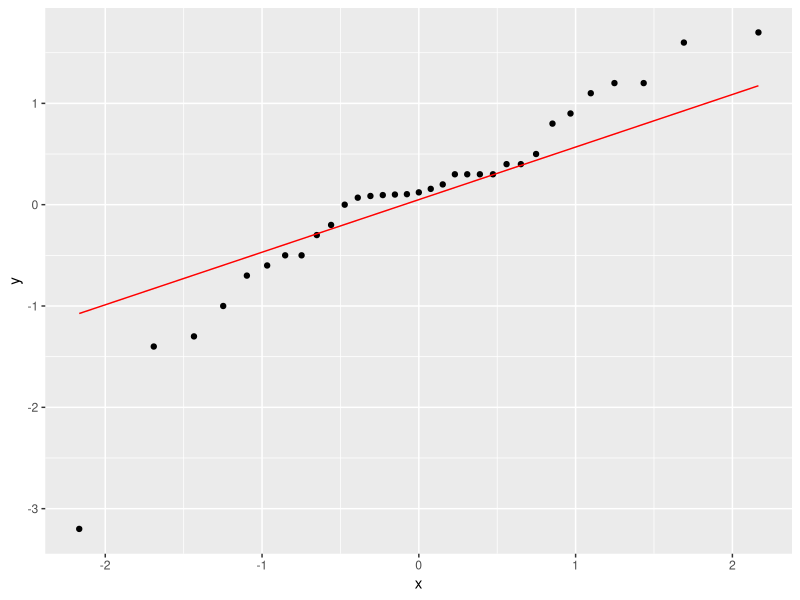

This chart was generated by the following R code: (Note: this script raises an error after producing the figure.)
## ---- chunk 1
library(tidyverse); library(knitr); library(ggplot2); library(kableExtra); library(readxl); library(dplyr); library(flextable); library(pbkrtest); library(broom)
Resultatskjema <- read_excel("Data/Resultatskjema.xlsx", na = "NA")
Resultatskjema.ITT <- read_excel("Data/Resultatskjema_ITT.xlsx", na = "NA")

# analyse intention to treat 
itt.pwv <- Resultatskjema.ITT %>%
  select(id, group, sex, time, pwv) %>%
  mutate(time = factor(time, levels = c("pre", "post"),
                       labels = c("Pre", "Post")),
         group = factor(group, levels = c("fls", "kon"),
                        labels = c("Intervensjon", "Kontroll"))) %>% 
  pivot_wider(names_from = time,
              values_from = pwv) %>%
  mutate(change.pwv.itt = Post - Pre) %>%
  mutate(change.pwv.itt.pros = ((Post - Pre) / Pre) * 100) %>%
  group_by(group) %>%
  print()

# sjekker normalfordelingen 
ggplot(itt.pwv, aes(sample = change.pwv.itt)) + stat_qq() + stat_qq_line(col = "red")

# analyse av endringsscore fra pre til post mellom gruppene
itt.pwv.lm <- lm(change.pwv.itt ~ group, data = itt.pwv)
summary(itt.pwv.lm)

# cohens d
cohensD(change.pwv.itt ~ group, dat = itt.pwv)

# sjekker for kovariat
itt.pwv.lm.co. <- lm(change.pwv.itt ~ group + sex + Pre, data = itt.pwv)
summary(itt.pwv.lm.co.)

itt.pwv.lm.co.pre <- lm(change.pwv.itt ~ group + Pre, data = itt.pwv)
summary(itt.pwv.lm.co.pre)

itt.pwv.lm.co.sex <- lm(change.pwv.itt ~ group + sex, data = itt.pwv)
summary(itt.pwv.lm.co.sex)

# lager et datasett med gjennomsnittsverdier av endring for bruk i graf
mean.itt.pwv <- itt.pwv %>%
  summarise(mean.pwv = mean(change.pwv.itt, na.rm = TRUE),
            sd.pwv = sd(change.pwv.itt, na.rm = TRUE)) %>%
  print()

# lager et datasett for bruk til individuelle verdier i graf (uten dropped out)
dropout.itt.pwv <- itt.pwv %>%
  filter(id != "tr031 10541") %>%
  filter(id != "tr031 13404") %>%
  filter(id != "tr031 11421") %>%
  filter(id != "tr031 004") %>%
  filter(id != "tr031 008") %>%
  filter(id != "tr031 001") %>%
  filter(id != "tr031 016") %>%
  print()

# lager graf
figur.pwv.itt <- mean.itt.pwv %>%
  ggplot(aes(group, mean.pwv, group = group)) + geom_boxplot(width = 0.3, fill = "white", colour = "black") + geom_errorbar(aes(ymin = mean.pwv - sd.pwv, ymax = mean.pwv + sd.pwv), width = 0.1) + theme_classic() + geom_point(data = dropout.itt.pwv, aes(group, change.pwv.itt), size = 2, alpha = 0.4) + labs(x = "", y = paste("Endring fra pre- til posttest", "i pulsbølgehastighet (m/s)", sep="\n")) + geom_hline(yintercept = 0, linetype = "solid", color = "black") + theme(axis.title = element_text(size = 11), axis.text.x = element_text(size = 10), axis.text.y = element_text(size = 10)) + ylim(-3.5, 2) + theme(axis.text.x = element_text(angle=20, vjust = 0.5))

figur.pwv.itt
## ---- chunk 2
library(tidyverse); library(knitr); library(ggplot2); library(kableExtra); library(readxl); library(dplyr); library(flextable); library(pbkrtest); library(broom)
Resultatskjema <- read_excel("Data/Resultatskjema.xlsx", na = "NA")

# analyse per protocl 1 treningsøkt per uke

# ordner et datasett for grafisk fremstilling med individuelle endringer fra pre til post i prosent og endringsscore for bruk i statistiske tester
pp.pwv <- Resultatskjema %>%
  select(id, sex, group, time, pwv) %>%
  filter(id != "tr031 012") %>% 
  filter(id != "tr031 013") %>% 
  filter(id != "tr031 010") %>% 
  filter(id != "tr031 007") %>%
  filter(id != "tr031 006") %>%
  # fjerner drop out
  filter(id != "tr031 10541") %>%
  filter(id != "tr031 13404") %>%
  filter(id != "tr031 11421") %>%
  filter(id != "tr031 004") %>%
  filter(id != "tr031 008") %>%
  filter(id != "tr031 001") %>%
  filter(id != "tr031 016") %>%
  mutate(time = factor(time, levels = c("pre", "post"),
                       labels = c("Pre", "Post")),
         group = factor(group, levels = c("fls", "kon"),
                        labels = c("Intervensjon", "Kontroll"))) %>% 
  pivot_wider(names_from = time,
              values_from = pwv) %>%
  mutate(change.pwv.pp = Post - Pre) %>%
  mutate(change.pwv.pp.pros = ((Post - Pre)/ Pre) * 100) %>%
  group_by(group) %>%
  print()

# sjekker normalfordelingen 
ggplot(pp.pwv, aes(sample = change.pwv.pp)) + stat_qq() + stat_qq_line(col = "red")

# analyse av endringsscore fra pre til post mellom gruppene
pp.pwv.lm <- lm(change.pwv.pp ~ group, data = pp.pwv)
summary(pp.pwv.lm)

# cohens d
cohensD(change.pwv.pp ~ group, dat = pp.pwv)

# sjekker for kovariat
pp.pwv.lm.co <- lm(change.pwv.pp ~ group + sex + Pre, data = pp.pwv)
summary(pp.pwv.lm.co)

pp.pwv.lm.co.pre <- lm(change.pwv.pp ~ group + Pre, data = pp.pwv)
summary(pp.pwv.lm.co.pre)

pp.pwv.lm.co.sex <- lm(change.pwv.pp ~ group + sex + Pre, data = pp.pwv)
summary(pp.pwv.lm.co.sex)

# lager et datasett med gjennomsnittsverdier av prosentvis endring for bruk i graf
mean.pp.pwv <- pp.pwv %>%
  summarise(mean.pwv.pp = mean(change.pwv.pp, na.rm = TRUE),
            sd.pwv.pp = sd(change.pwv.pp, na.rm = TRUE)) %>%
  print()

figur.pwv.pp <- mean.pp.pwv %>%
  ggplot(aes(group, mean.pwv.pp, group = group)) + geom_boxplot(width = 0.3, fill = "white", colour = "black") + geom_errorbar(aes(ymin = mean.pwv.pp - sd.pwv.pp, ymax = mean.pwv.pp + sd.pwv.pp), width = 0.1) + theme_classic() + geom_point(data = pp.pwv, aes(group, change.pwv.pp), size = 2, alpha = 0.4) + labs(x = "", y = element_blank()) + geom_hline(yintercept = 0, linetype = "solid", color = "black") + theme(axis.title = element_text(size = 11), axis.text.x = element_text(size = 10), axis.text.y = element_text(size = 10)) + ylim(-3.5, 2) + theme(axis.text.x = element_text(angle=20, vjust = 0.5))

figur.pwv.pp
## ---- chunk 3
library(tidyverse); library(knitr); library(ggplot2); library(kableExtra); library(readxl); library(dplyr); library(flextable); library(pbkrtest); library(broom); library(ggsignif)
Resultatskjema <- read_excel("Data/Resultatskjema.xlsx", na = "NA")

# analyse per protocl 2 treningsøkter per uke

# ordner et datasett for grafisk fremstilling med individuelle endringer fra pre til post i prosent og endringsscore for bruk i statistiske tester
ppm.pwv <- Resultatskjema %>%
  select(id, sex, group, time, pwv) %>%
  # filtrerer ut irrelevante datapunkter
  filter(id != "tr031 012") %>% 
  filter(id != "tr031 013") %>% 
  filter(id != "tr031 010") %>% 
  filter(id != "tr031 007") %>% 
  filter(id != "tr031 002") %>% 
  filter(id != "tr031 006") %>% 
  filter(id != "tr031 009") %>% 
  filter(id != "tr031 015") %>%
  filter(id != "tr031 014") %>%
  # fjerner drop out
  filter(id != "tr031 10541") %>%
  filter(id != "tr031 13404") %>%
  filter(id != "tr031 11421") %>%
  filter(id != "tr031 004") %>%
  filter(id != "tr031 008") %>%
  filter(id != "tr031 001") %>%
  filter(id != "tr031 016") %>%
  mutate(time = factor(time, levels = c("pre", "post"),
                       labels = c("Pre", "Post")),
         group = factor(group, levels = c("fls", "kon"),
                        labels = c("Intervensjon", "Kontroll"))) %>% 
  pivot_wider(names_from = time,
              values_from = pwv) %>%
  mutate(change.pwv.ppm = Post - Pre) %>%
  mutate(change.pwv.pros.ppm = ((Post - Pre)/ Pre) * 100) %>%
  group_by(group) %>%
  print()

# sjekker normalfordelingen 
ggplot(ppm.pwv, aes(sample = change.pwv.ppm)) + stat_qq() + stat_qq_line(col = "red")

# analyse av endringsscore fra pre til post mellom gruppene
ppm.pwv.lm <- lm(change.pwv.ppm ~ group, data = ppm.pwv)
summary(ppm.pwv.lm)

# cohens d
cohensD(change.pwv.ppm ~ group, dat = ppm.pwv)

# sjekker for kovariat
ppm.pwv.lm.co <- lm(change.pwv.ppm ~ group + sex + Pre, data = ppm.pwv)
summary(ppm.pwv.lm.co)

ppm.pwv.lm.co.pre <- lm(change.pwv.ppm ~ group + Pre, data = ppm.pwv)
summary(ppm.pwv.lm.co.pre)

ppm.pwv.lm.co.sex <- lm(change.pwv.ppm ~ group + sex + Pre, data = ppm.pwv)
summary(ppm.pwv.lm.co.sex)

# lager et datasett med gjennomsnittsverdier av prosentvis endring for bruk i graf
mean.ppm.pwv <- ppm.pwv %>%
  summarise(mean.pwv.ppm = mean(change.pwv.ppm, na.rm = TRUE),
            sd.pwv.ppm = sd(change.pwv.ppm, na.rm = TRUE)) %>%
  print()

figur.pwv.ppm <- mean.ppm.pwv %>%
  ggplot(aes(group, mean.pwv.ppm, group = group)) + geom_boxplot(width = 0.3, fill = "white", colour = "black") + geom_errorbar(aes(ymin = mean.pwv.ppm - sd.pwv.ppm, ymax = mean.pwv.ppm + sd.pwv.ppm), width = 0.1) + theme_classic() + geom_point(data = ppm.pwv, aes(group, change.pwv.ppm), size = 2, alpha = 0.4) + labs(x = "", y = element_blank()) + geom_hline(yintercept = 0, linetype = "solid", color = "black") + theme(axis.title = element_text(size = 11), axis.text.x = element_text(size = 10), axis.text.y = element_text(size = 10)) + ylim(-3.5, 2) + theme(axis.text.x = element_text(angle=20, vjust = 0.5))

figur.pwv.ppm


# setter sammen figurene til én
library(cowplot)
plot_grid(figur.pwv.itt, figur.pwv.pp, figur.pwv.ppm, nrow = 1, labels = c('A', 'B', 'C'), align = "hv")
